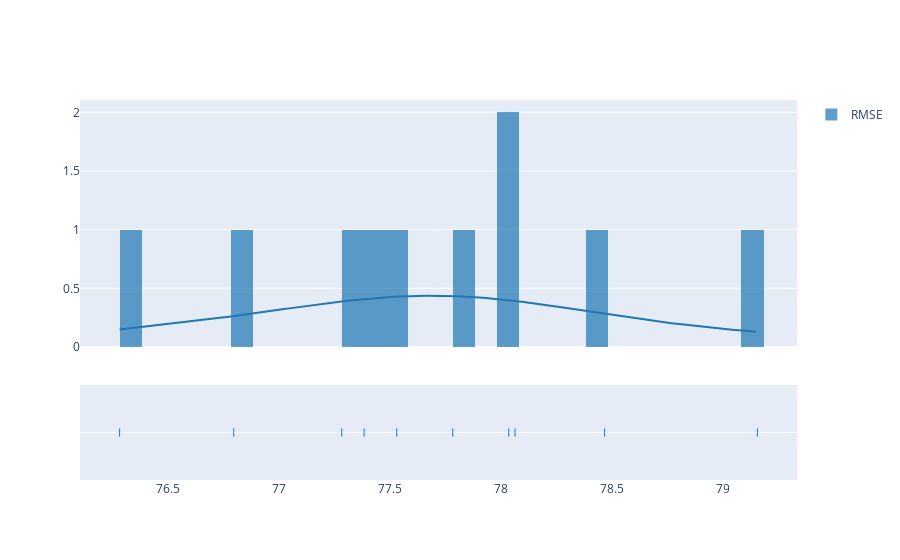
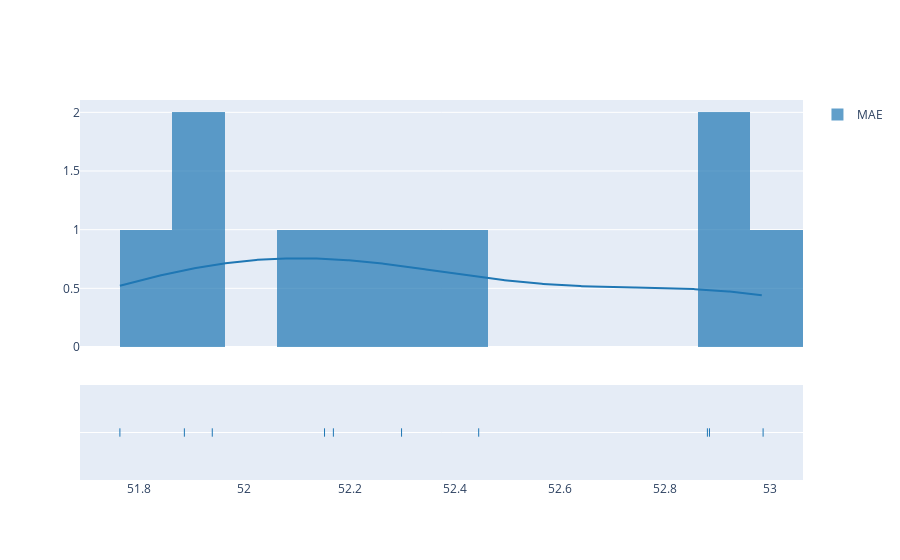

Write notebook code for charts like these, in order.
### Code cell
rmse_kde = ff.create_distplot(hist_data=[rmse_boot], group_labels=["RMSE"], bin_size=0.1)
rmse_kde.show()
mse_kde = ff.create_distplot(hist_data=[mae_boot], group_labels=["MAE"], bin_size=0.1)
mse_kde.show()

### Figure 1 — Plotly figure (JSON) as saved in the notebook; plotly's stock layout.template omitted (floating-point values rounded to 4 significant figures; data arrays with more than 128 entries replaced by an {"elided": "..."} marker saying what was removed)
{"data": [{"autobinx": false, "histnorm": "probability density", "legendgroup": "RMSE", "marker": {"color": "rgb(31, 119, 180)"}, "name": "RMSE", "opacity": 0.7, "type": "histogram", "x": [78.47, 79.15, 77.78, 78.03, 77.28, 77.53, 77.38, 78.06, 76.28, 76.8], "xaxis": "x", "xbins": {"end": 79.15, "size": 0.1, "start": 76.28}, "yaxis": "y"}, {"legendgroup": "RMSE", "marker": {"color": "rgb(31, 119, 180)"}, "mode": "lines", "name": "RMSE", "showlegend": false, "type": "scatter", "x": {"elided": "500 float values"}, "xaxis": "x", "y": {"elided": "500 float values"}, "yaxis": "y"}, {"legendgroup": "RMSE", "marker": {"color": "rgb(31, 119, 180)", "symbol": "line-ns-open"}, "mode": "markers", "name": "RMSE", "showlegend": false, "type": "scatter", "x": [78.47, 79.15, 77.78, 78.03, 77.28, 77.53, 77.38, 78.06, 76.28, 76.8], "xaxis": "x", "y": ["RMSE", "RMSE", "RMSE", "RMSE", "RMSE", "RMSE", "RMSE", "RMSE", "RMSE", "RMSE"], "yaxis": "y2"}], "layout": {"barmode": "overlay", "hovermode": "closest", "legend": {"traceorder": "reversed"}, "xaxis": {"anchor": "y2", "domain": [0, 1], "zeroline": false}, "yaxis": {"anchor": "free", "domain": [0.35, 1], "position": 0}, "yaxis2": {"anchor": "x", "domain": [0, 0.25], "dtick": 1, "showticklabels": false}}}

### Figure 2 — Plotly figure (JSON) as saved in the notebook; plotly's stock layout.template omitted (floating-point values rounded to 4 significant figures; data arrays with more than 128 entries replaced by an {"elided": "..."} marker saying what was removed)
{"data": [{"autobinx": false, "histnorm": "probability density", "legendgroup": "MAE", "marker": {"color": "rgb(31, 119, 180)"}, "name": "MAE", "opacity": 0.7, "type": "histogram", "x": [52.88, 52.17, 52.99, 52.89, 52.45, 51.89, 52.3, 52.15, 51.76, 51.94], "xaxis": "x", "xbins": {"end": 52.99, "size": 0.1, "start": 51.76}, "yaxis": "y"}, {"legendgroup": "MAE", "marker": {"color": "rgb(31, 119, 180)"}, "mode": "lines", "name": "MAE", "showlegend": false, "type": "scatter", "x": {"elided": "500 float values"}, "xaxis": "x", "y": {"elided": "500 float values"}, "yaxis": "y"}, {"legendgroup": "MAE", "marker": {"color": "rgb(31, 119, 180)", "symbol": "line-ns-open"}, "mode": "markers", "name": "MAE", "showlegend": false, "type": "scatter", "x": [52.88, 52.17, 52.99, 52.89, 52.45, 51.89, 52.3, 52.15, 51.76, 51.94], "xaxis": "x", "y": ["MAE", "MAE", "MAE", "MAE", "MAE", "MAE", "MAE", "MAE", "MAE", "MAE"], "yaxis": "y2"}], "layout": {"barmode": "overlay", "hovermode": "closest", "legend": {"traceorder": "reversed"}, "xaxis": {"anchor": "y2", "domain": [0, 1], "zeroline": false}, "yaxis": {"anchor": "free", "domain": [0.35, 1], "position": 0}, "yaxis2": {"anchor": "x", "domain": [0, 0.25], "dtick": 1, "showticklabels": false}}}
